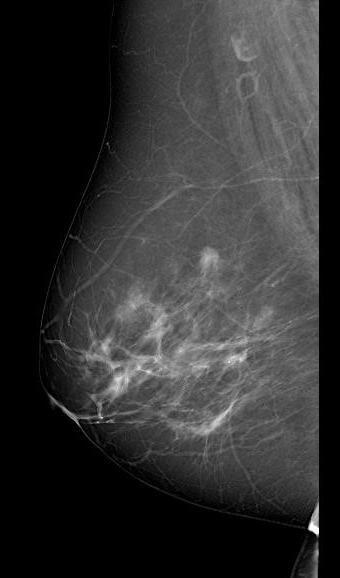
#> input picture dataset_breast_cancer_augmented/ganas/10_flipped.jpg, 340 x 578 px; its folder holds only this picture in this run
$ jupyter execute --allow-errors training.ipynb   (older library calls are emulated)
#> lines starting #> are read from the running program, lines starting #| are printed output that depends on the picture
[cell 1]
import cv2
import matplotlib.pyplot as plt
import numpy as np
from sklearn.ensemble import RandomForestClassifier
from sklearn.metrics import accuracy_score, confusion_matrix
from sklearn.model_selection import train_test_split, cross_val_score
from skimage.feature import graycoprops, graycomatrix, local_binary_pattern
import os
from PIL import Image
import random
import glob

[cell 2]
dataset_path = "dataset_breast_cancer_augmented/"

class_names = os.listdir(dataset_path)
print(class_names)

[cell 3]
IMAGE_SIZE = (256, 256)

image_path = dataset_path + "ganas/*.jpg"
images = glob.glob(image_path)
random_image_path = random.choice(images)

random_image = Image.open(random_image_path)
#> random_image is the input picture: PIL image 340x578 RGB; min 0, max 255, mean 49.2

random_image_resize = random_image.resize(IMAGE_SIZE)
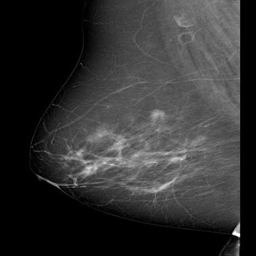
#> random_image_resize: PIL image 256x256 RGB; min 0, max 255, mean 49.2

plt.figure(figsize=(10, 10))

plt.subplot(1, 2, 1)
plt.title('Gambar Sebelum Di-resize')
plt.imshow(random_image)

plt.subplot(1, 2, 2)
plt.title('Gambar Setelah Di-resize')
plt.imshow(random_image_resize)
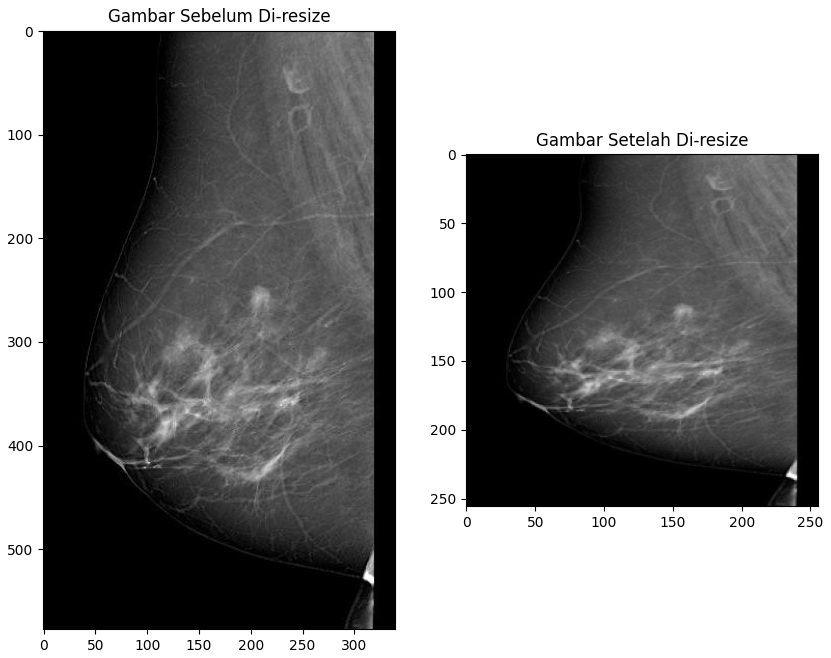
#> figure drawn by matplotlib, 2 panels

[cell 4]
glcm_distances = [1, 2, 3, 4]  # Different distances to capture varying texture scales

# Updated GLCM angles
glcm_angles = [0, np.pi/4, np.pi/2, 3*np.pi/4, np.pi, 5*np.pi/4, 3*np.pi/2]  # Additional angles

# Updated GLCM properties
glcm_properties = ['contrast', 'homogeneity', 'energy', 'correlation', 'dissimilarity', 'ASM']  # Additional properties

[cell 5]
hsv_properties = ['hue', 'saturation', 'value']

[cell 6]
features = []
labels = []

# Feature extraction function for color histograms
def extract_color_histogram(image, bins=(8, 8, 8)):
    hist = cv2.calcHist([image], [0, 1, 2], None, bins, [0, 180, 0, 256, 0, 256])
    hist = cv2.normalize(hist, hist).flatten()
    return hist

# Feature extraction function for LBP
def extract_lbp_features(image, num_points=24, radius=3):
    lbp = local_binary_pattern(image, num_points, radius, method="uniform")
    (hist, _) = np.histogram(lbp.ravel(), bins=np.arange(0, num_points + 3), range=(0, num_points + 2))
    hist = hist.astype("float")
    hist /= (hist.sum() + 1e-7)  # Normalize the histogram
    return hist

# Loop through the dataset
for folder_name in class_names:
    folder_path = os.path.join(dataset_path, folder_name)
    for file_name in os.listdir(folder_path):
        image_path = os.path.join(folder_path, file_name)
        image = cv2.imread(image_path)
        image = cv2.resize(image, IMAGE_SIZE)

        # Convert the image to HSV and grayscale
        hsv_image = cv2.cvtColor(image, cv2.COLOR_BGR2HSV)
#> hsv_image: shape (256, 256, 3); mean H, S, V 0, 0, 49.1
        gray_image = cv2.cvtColor(image, cv2.COLOR_BGR2GRAY)

        # --- Extract HSV Features (mean and std) ---
        hsv_features = []
        for property_name in hsv_properties:
            property_value = hsv_image[:, :, hsv_properties.index(property_name)].ravel()
            hsv_features.extend([np.mean(property_value), np.std(property_value)])
#> after the loop, hsv_features = [0, 0, 0, 0, 49.09, 46.63]

        # --- Extract GLCM Features ---
        glcm = graycomatrix(gray_image, distances=glcm_distances, angles=glcm_angles, symmetric=True, normed=True)
        glcm_features = []
        for property_name in glcm_properties:
            property_value = graycoprops(glcm, property_name).ravel()
            glcm_features.extend([np.mean(property_value), np.std(property_value)])
#> after the loop, glcm_features = [187.5, 84.58, 0.438, 0.025, 0.338, 0.0064, 0.957, 0.0195, 6.23, 1.44, 0.114, 0.00431]

        # --- Extract Color Histogram Features ---
        color_histogram_features = extract_color_histogram(hsv_image)
#> in extract_color_histogram, `hist = cv2.normalize(hist, hist).flatten()`: hist = 512 values, max 0.815 at index 0, min 0 at index 8, mean 0.00351
#> color_histogram_features has the same summary as hist in extract_color_histogram

        # --- Extract LBP Features ---
        lbp_features = extract_lbp_features(gray_image)
#> in extract_lbp_features, `lbp = local_binary_pattern(image, num_points, radius, method="uniform")`:
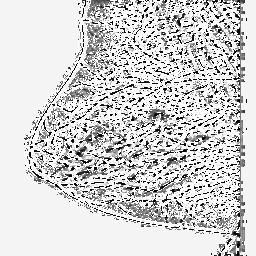
#> lbp: shape (256, 256) float64; min 0, max 25, mean 20.6; drawn with min black and max white
#> in extract_lbp_features, `(hist, _) = np.histogram(lbp.ravel(), bins=np.arange(0, num_points + 3..`: hist = 26 values, max 25440 at index 24, min 370 at index 6, mean 2520.6
#> in extract_lbp_features, `hist /= (hist.sum() + 1e-7)`: hist = 26 values, max 0.388 at index 24, min 0.00565 at index 6, mean 0.0385
#> lbp_features has the same summary as hist in extract_lbp_features

        # --- Extract Sobel Edge Features ---
        sobelx = cv2.Sobel(gray_image, cv2.CV_64F, 1, 0, ksize=3)
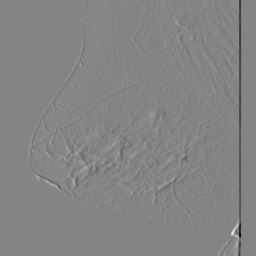
#> sobelx: shape (256, 256) float64; min -931, max 861, mean 0; drawn with min black and max white
        sobely = cv2.Sobel(gray_image, cv2.CV_64F, 0, 1, ksize=3)
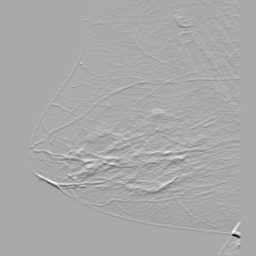
#> sobely: shape (256, 256) float64; min -952, max 477, mean -1.4; drawn with min black and max white
        sobelx_mean, sobelx_std = np.mean(sobelx), np.std(sobelx)
#> sobelx_mean = 0; sobelx_std = 45.81
        sobely_mean, sobely_std = np.mean(sobely), np.std(sobely)
#> sobely_mean = -1.43; sobely_std = 42.29
        sobel_features = [sobelx_mean, sobelx_std, sobely_mean, sobely_std]
#> sobel_features = [0, 45.81, -1.43, 42.29]

        # Combine all features
        combined_features = np.concatenate([hsv_features, glcm_features, color_histogram_features, lbp_features, sobel_features])
#> combined_features = 560 values, max 187.5 at index 6, min -1.43 at index 558, mean 0.834

        # Append to features and labels list
        features.append(combined_features)
        labels.append(class_names.index(folder_name))

# Convert features and labels to numpy arrays
features = np.array(features)
labels = np.array(labels)
#> labels = [0]

[cell 7]
from sklearn.preprocessing import StandardScaler

scaler = StandardScaler()
features = scaler.fit_transform(features)

[cell 8]
import pickle
with open('scaler.pkl', 'wb') as scaler_file:
    pickle.dump(scaler, scaler_file)

[cell 9]
import numpy as np

# Convert features and labels to numpy arrays for easier manipulation
features = np.array(features)
labels = np.array(labels)

# Shuffle the indices
indices = np.arange(features.shape[0])
#> indices = [0]
np.random.seed(42)  # Set seed for reproducibility
np.random.shuffle(indices)

# Define the split ratio
split_ratio = 0.8
split_index = int(len(indices) * split_ratio)
#> split_index = 0

# Split the indices for training and testing
train_indices = indices[:split_index]
#> train_indices = empty array
test_indices = indices[split_index:]
#> test_indices = [0]

# Create training and testing sets using the indices
X_train, X_test = features[train_indices], features[test_indices]
#> X_train = empty array
y_train, y_test = labels[train_indices], labels[test_indices]
#> y_train = empty array; y_test = [0]

# Verify the sizes of the splits
print("Training set size:", X_train.shape[0])
#| Training set size: 0
print("Testing set size:", X_test.shape[0])
#| Testing set size: 1
#| Fitting 5 folds for each of 360 candidates, totalling 1800 fits
#| Fitting 5 folds for each of 100 candidates, totalling 500 fits
#| Fitting 5 folds for each of 100 candidates, totalling 500 fits

[cell 10]
# Example of explicitly fitting the model
rf = RandomForestClassifier(n_estimators=50, random_state=42)  # Choose an optimal number of trees
#> (the rest of this cell did not finish here and is left out)

#> (a cell that did not finish here is left out)

[cell 12]
rf = RandomForestClassifier(n_estimators=50, random_state=42)
#> (the rest of this cell did not finish here and is left out)

[cell 13]
from sklearn.model_selection import GridSearchCV
from sklearn.metrics import accuracy_score, classification_report, confusion_matrix

# param_grid = {
#     'n_estimators': [50, 100, 200],        # Number of trees in the forest
#     'max_depth': [None, 10, 20, 30],       # Maximum depth of the trees
#     'min_samples_split': [2, 5, 10],       # Minimum number of samples required to split a node
#     'min_samples_leaf': [1, 2, 4],         # Minimum number of samples required to be at a leaf node
#     'bootstrap': [True, False]             # Whether to use bootstrap samples when building trees
# }

param_grid = {
    'n_estimators': [50, 100, 200, 300],
    'max_depth': [None, 10, 20, 30, 40],
    'min_samples_split': [2, 5, 10],
    'min_samples_leaf': [1, 2, 4],
    'bootstrap': [True, False]
}

# Initialize the RandomForestClassifier
rf = RandomForestClassifier(random_state=42)

# Perform the grid search with cross-validation
grid_search = GridSearchCV(estimator=rf, param_grid=param_grid,
                           cv=5, n_jobs=-1, verbose=2, scoring='accuracy')

# Fit the grid search to the data
#> (the rest of this cell did not finish here and is left out)

[cell 14]
from sklearn.ensemble import RandomForestClassifier
from sklearn.model_selection import RandomizedSearchCV
from sklearn.utils.class_weight import compute_class_weight

# Define the parameter grid for RandomizedSearchCV
param_dist = {
    'n_estimators': [50, 100, 200, 300],
    'max_depth': [None, 10, 20, 30, 40],
    'min_samples_split': [2, 5, 10],
    'min_samples_leaf': [1, 2, 4],
    'bootstrap': [True, False]
}

# Initialize the Random Forest with class weights balanced
rf = RandomForestClassifier(random_state=42, class_weight='balanced')

# RandomizedSearchCV for hyperparameter tuning
random_search = RandomizedSearchCV(estimator=rf, param_distributions=param_dist,
                                   n_iter=100, cv=5, random_state=42, n_jobs=-1, scoring='accuracy', verbose=2)

# Fit to training data
#> (the rest of this cell did not finish here and is left out)

[cell 15]
from sklearn.ensemble import RandomForestClassifier
from sklearn.model_selection import RandomizedSearchCV
from sklearn.utils.class_weight import compute_class_weight

# Expanded parameter grid for RandomizedSearchCV
param_dist = {
    'n_estimators': [100, 200, 300, 400, 500],
    'max_depth': [None, 10, 20, 30, 40, 50],
    'min_samples_split': [2, 5, 10, 15, 20],
    'min_samples_leaf': [1, 2, 4, 8],
    'bootstrap': [True, False],
}

# Initialize the Random Forest with class weights balanced
rf = RandomForestClassifier(random_state=42, class_weight='balanced')

# RandomizedSearchCV for hyperparameter tuning
random_search = RandomizedSearchCV(estimator=rf, param_distributions=param_dist,
                                   n_iter=100, cv=5, random_state=42, n_jobs=-1, scoring='accuracy', verbose=2)

# Fit to training data
#> (the rest of this cell did not finish here and is left out)

$ run again, on dataset_breast_cancer_augmented/ganas/14_flipped.jpg
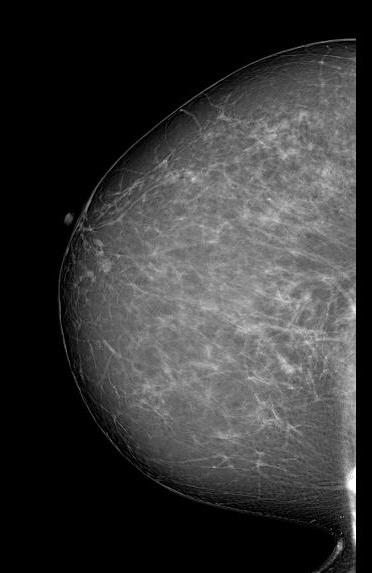
#> input picture dataset_breast_cancer_augmented/ganas/14_flipped.jpg, 372 x 573 px
#> random_image is the input picture: PIL image 372x573 RGB; min 0, max 255, mean 54.3
#> hsv_image: shape (256, 256, 3); mean H, S, V 0, 0, 54.2
#> after the loop `for property_name in hsv_properties:`: hsv_features = [0, 0, 0, 0, 54.22, 57.62]
#> after the loop `for property_name in glcm_properties:`: glcm_features = [268.4, 118.5, 0.475, 0.0188, 0.414, 0.00659, 0.96, 0.0178, 7.54, 1.58, 0.171, 0.00543]
#> in extract_color_histogram, `hist = cv2.normalize(hist, hist).flatten()`: hist = 512 values, max 0.885 at index 0, min 0 at index 8, mean 0.00343
#> color_histogram_features has the same summary as hist in extract_color_histogram
#> in extract_lbp_features, `lbp = local_binary_pattern(image, num_points, radius, method="uniform")`:
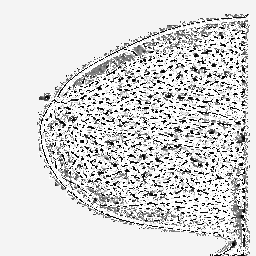
#> lbp: shape (256, 256) float64; min 0, max 25, mean 21.1; drawn with min black and max white
#> in extract_lbp_features, `(hist, _) = np.histogram(lbp.ravel(), bins=np.arange(0, num_points + 3..`: hist = 26 values, max 30341 at index 24, min 333 at index 6, mean 2520.6
#> in extract_lbp_features, `hist /= (hist.sum() + 1e-7)`: hist = 26 values, max 0.463 at index 24, min 0.00508 at index 6, mean 0.0385
#> lbp_features has the same summary as hist in extract_lbp_features
#> `sobely = cv2.Sobel(gray_image, cv2.CV_64F, 0, 1, ksize=3)`:
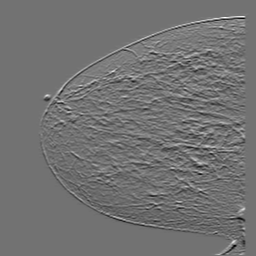
#> sobely: shape (256, 256) float64; min -340, max 418, mean 0.1; drawn with min black and max white
#> sobelx_mean = 0; sobelx_std = 59.28
#> sobely_mean = 0.128; sobely_std = 45.12
#> sobel_features = [0, 59.28, 0.128, 45.12]
#> combined_features = 560 values, max 268.4 at index 6, min 0 at index 0, mean 1.1
#> labels = [0]
#> split_index = 0
#> train_indices = empty array
#> test_indices = [0]
#> X_train = empty array
#> y_test = [0]
#| Training set size: 0
#| Testing set size: 1
#| Fitting 5 folds for each of 360 candidates, totalling 1800 fits
#| Fitting 5 folds for each of 100 candidates, totalling 500 fits
#| Fitting 5 folds for each of 100 candidates, totalling 500 fits

$ run again, on dataset_breast_cancer_augmented/ganas/16_flipped.jpg
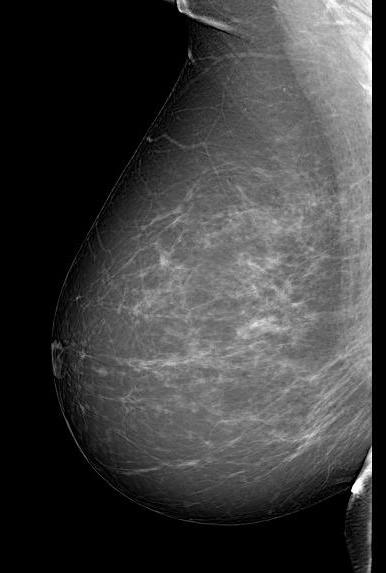
#> input picture dataset_breast_cancer_augmented/ganas/16_flipped.jpg, 386 x 573 px
#> random_image is the input picture: PIL image 386x573 RGB; min 0, max 255, mean 62
#> hsv_image: shape (256, 256, 3); mean H, S, V 0, 0, 61.9
#> after the loop `for property_name in hsv_properties:`: hsv_features = [0, 0, 0, 0, 61.94, 59.38]
#> after the loop `for property_name in glcm_properties:`: glcm_features = [296.2, 153.8, 0.41, 0.0206, 0.333, 0.00669, 0.958, 0.0219, 7.77, 1.67, 0.111, 0.00443]
#> in extract_color_histogram, `hist = cv2.normalize(hist, hist).flatten()`: hist = 512 values, max 0.838 at index 0, min 0 at index 8, mean 0.00374
#> color_histogram_features has the same summary as hist in extract_color_histogram
#> in extract_lbp_features, `lbp = local_binary_pattern(image, num_points, radius, method="uniform")`:
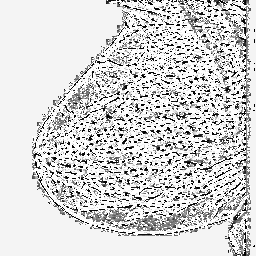
#> lbp: shape (256, 256) float64; min 0, max 25, mean 20.8; drawn with min black and max white
#> in extract_lbp_features, `(hist, _) = np.histogram(lbp.ravel(), bins=np.arange(0, num_points + 3..`: hist = 26 values, max 25151 at index 24, min 329 at index 5, mean 2520.6
#> in extract_lbp_features, `hist /= (hist.sum() + 1e-7)`: hist = 26 values, max 0.384 at index 24, min 0.00502 at index 5, mean 0.0385
#> lbp_features has the same summary as hist in extract_lbp_features
#> `sobely = cv2.Sobel(gray_image, cv2.CV_64F, 0, 1, ksize=3)`:
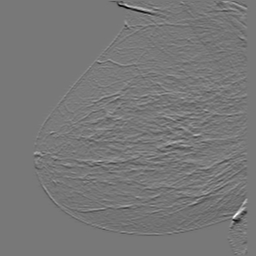
#> sobely: shape (256, 256) float64; min -635, max 710, mean -2.2; drawn with min black and max white
#> sobelx_mean = 0.00104; sobelx_std = 63.65
#> sobely_mean = -2.15; sobely_std = 45.71
#> sobel_features = [0.00104, 63.65, -2.15, 45.71]
#> combined_features = 560 values, max 296.2 at index 6, min -2.15 at index 558, mean 1.24
#> labels = [0]
#> split_index = 0
#> train_indices = empty array
#> test_indices = [0]
#> X_train = empty array
#> y_test = [0]
#| Training set size: 0
#| Testing set size: 1
#| Fitting 5 folds for each of 360 candidates, totalling 1800 fits
#| Fitting 5 folds for each of 100 candidates, totalling 500 fits
#| Fitting 5 folds for each of 100 candidates, totalling 500 fits

$ run again, on dataset_breast_cancer_augmented/ganas/17_flipped.jpg
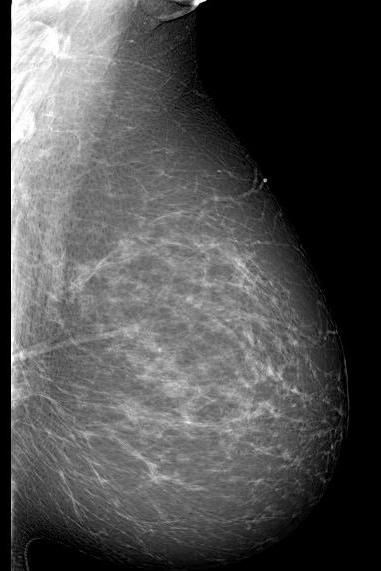
#> input picture dataset_breast_cancer_augmented/ganas/17_flipped.jpg, 381 x 571 px
#> random_image is the input picture: PIL image 381x571 RGB; min 0, max 255, mean 79.1
#> hsv_image: shape (256, 256, 3); mean H, S, V 0, 0, 79
#> after the loop `for property_name in hsv_properties:`: hsv_features = [0, 0, 0, 0, 79.01, 66.92]
#> after the loop `for property_name in glcm_properties:`: glcm_features = [368.4, 204, 0.327, 0.0202, 0.252, 0.00659, 0.959, 0.023, 9.58, 2, 0.0635, 0.00329]
#> in extract_color_histogram, `hist = cv2.normalize(hist, hist).flatten()`: hist = 512 values, max 0.751 at index 0, min 0 at index 8, mean 0.00423
#> color_histogram_features has the same summary as hist in extract_color_histogram
#> in extract_lbp_features, `lbp = local_binary_pattern(image, num_points, radius, method="uniform")`:
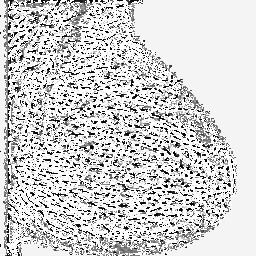
#> lbp: shape (256, 256) float64; min 0, max 25, mean 20.4; drawn with min black and max white
#> in extract_lbp_features, `(hist, _) = np.histogram(lbp.ravel(), bins=np.arange(0, num_points + 3..`: hist = 26 values, max 26506 at index 25, min 387 at index 18, mean 2520.6
#> in extract_lbp_features, `hist /= (hist.sum() + 1e-7)`: hist = 26 values, max 0.404 at index 25, min 0.00591 at index 18, mean 0.0385
#> lbp_features has the same summary as hist in extract_lbp_features
#> `sobely = cv2.Sobel(gray_image, cv2.CV_64F, 0, 1, ksize=3)`:
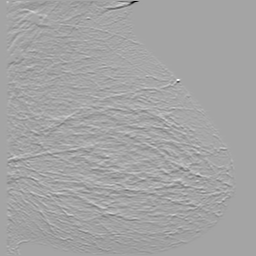
#> sobely: shape (256, 256) float64; min -926, max 508, mean -2.7; drawn with min black and max white
#> sobelx_mean = -0.00061; sobelx_std = 72.42
#> sobely_mean = -2.74; sobely_std = 49.53
#> sobel_features = [-0.00061, 72.42, -2.74, 49.53]
#> combined_features = 560 values, max 368.4 at index 6, min -2.74 at index 558, mean 1.52
#> labels = [0]
#> split_index = 0
#> train_indices = empty array
#> test_indices = [0]
#> X_train = empty array
#> y_test = [0]
#| Training set size: 0
#| Testing set size: 1
#| Fitting 5 folds for each of 360 candidates, totalling 1800 fits
#| Fitting 5 folds for each of 100 candidates, totalling 500 fits
#| Fitting 5 folds for each of 100 candidates, totalling 500 fits
